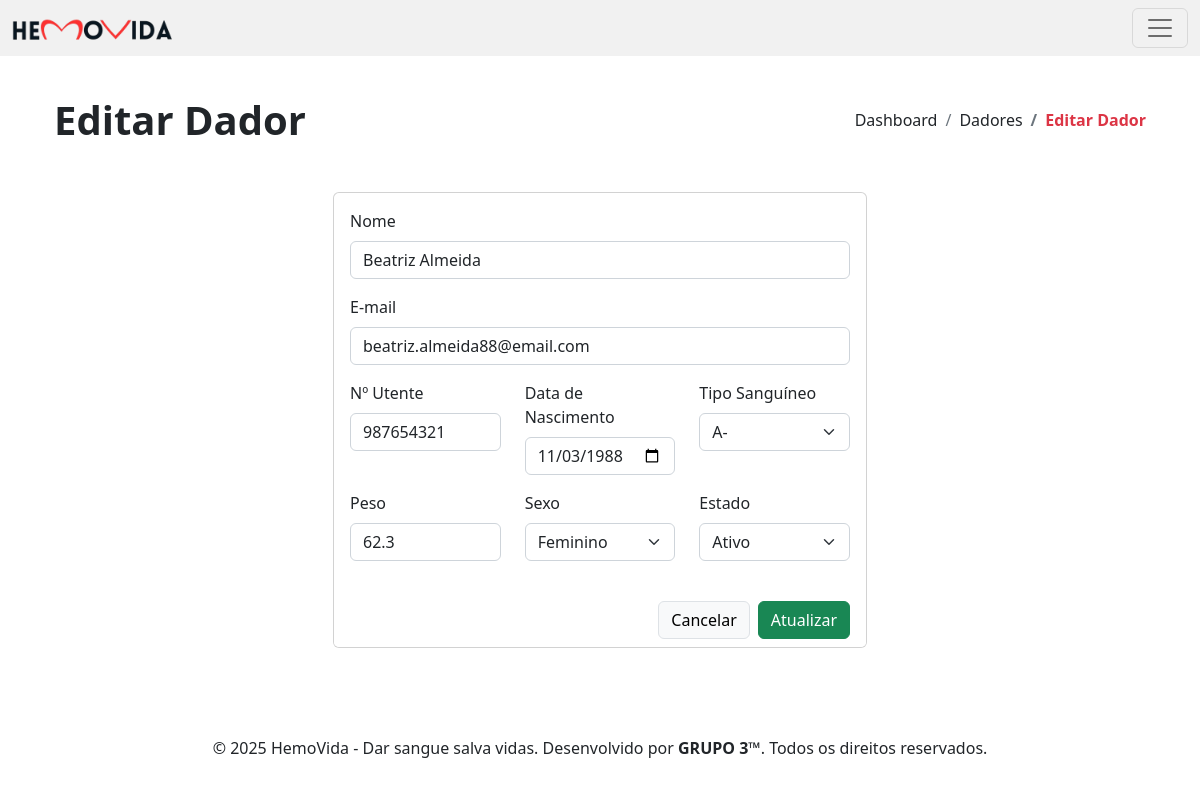
Page /dador-editar.php?table=dadores&id=9 on the earlier database version.
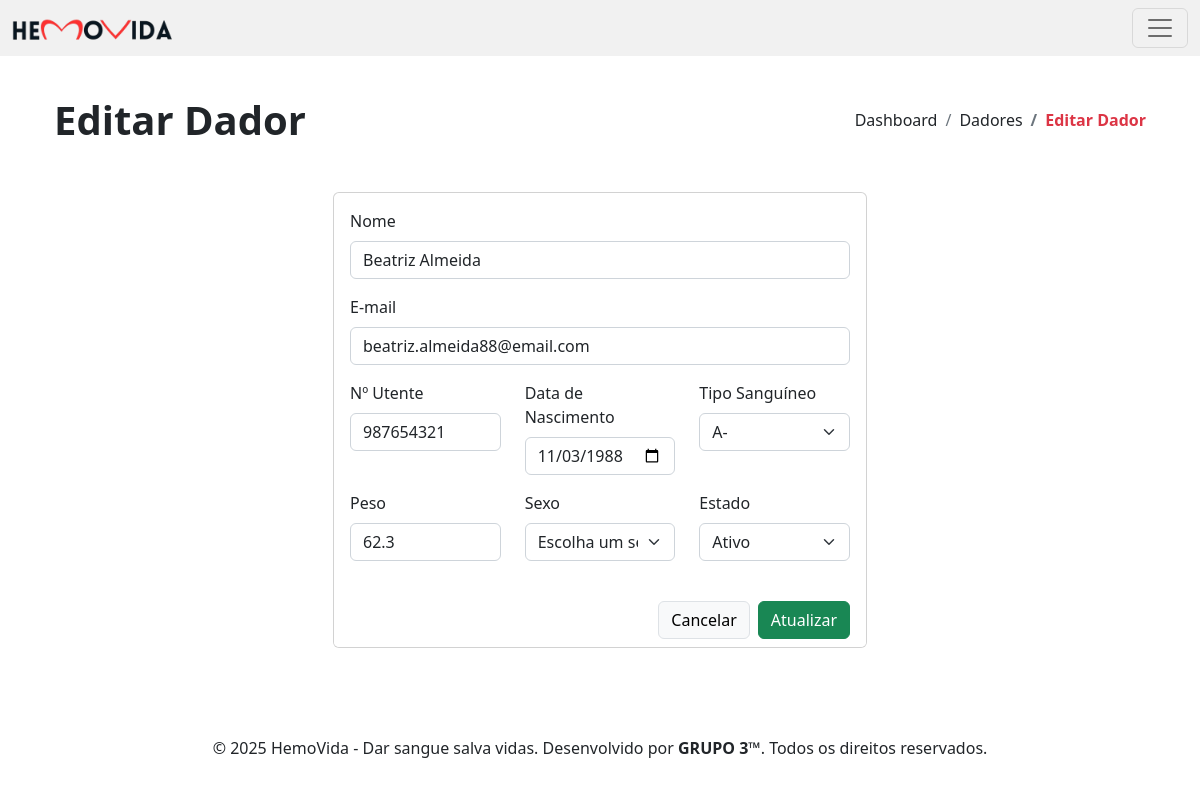
Same page on the later database version.
### tables this page shows
CREATE TABLE `dadores` (
  `id` int(11) NOT NULL,
  `nome` varchar(255) NOT NULL,
  `email` varchar(255) NOT NULL,
  `n_utente` int(11) NOT NULL,
  `data_nascimento` date NOT NULL,
  `tipo_sanguineo` enum('A+','A-','B+','B-','AB+','AB-','O+','O-') NOT NULL,
  `peso` float NOT NULL,
  `sexo` enum('masculino','feminino') NOT NULL,
  `estado` tinyint(1) NOT NULL,
  `data_inscricao` date NOT NULL
);

### includes/obter_registo.php (called while the page is built, shortened)
<?php
    include 'db_functions.php';
    $table = $_GET['table'] ?? null;
    $id = $_GET['id'] ?? null;
    $record = getRecordById($pdo, $table, (int)$id);
?>

### includes/db_functions.php (called while the page is built, shortened)
<?php
    function getRecordById(PDO $pdo, string $table, int $id): ?array {
        $allowedTables = ['bolsas_sangue', 'dadores', 'doacoes', 'hospitais', 'transfusoes'];
        try {
            $sql = "SELECT * FROM {$table} WHERE id = :id";
            $stmt = $pdo->prepare($sql);
            $stmt->bindParam(":id", $id, PDO::PARAM_INT);
            $stmt->execute();
            return $stmt->fetch(PDO::FETCH_ASSOC) ?: null;
        } catch (PDOException $e) {
            error_log("Erro ao buscar registo na tabela {$table}: " . $e->getMessage());
            return null;
        }
    }
?>

### dador-editar.php (the view, shortened to what this page needs)
<?php
    include 'partials/header.php';
    include 'includes/obter_registo.php';
    $dador = $record;
?>
<div class="container p-4">
    <?php include 'partials/page-header.php'; ?>
    <div class="row d-flex align-items-center justify-content-center py-4">
        <div class="col-xl-6 col-md-10 col-12">
            <div class="card">
                <form action="includes/update.php" method="POST">
                    <div class="card-body">
                        <div class="row">
                            <div class="col-12 mb-3">
                                <label class="form-label" for="nome">Nome</label>
                                <input type="text" class="form-control" name="nome" id="nome" value="<?php echo $dador['nome']; ?>" required>
                            </div>
                            <div class="col-12 mb-3">
                                <label class="form-label" for="email">E-mail</label>
                                <input type="email" class="form-control" name="email" id="email" value="<?php echo $dador['email']; ?>" required>
                            </div>
                        </div>
                        <div class="row">
                            <div class="col-lg-4 col-md-6 col-12 mb-3">
                                <label class="form-label" for="n_utente">Nº Utente</label>
                                <input type="text" class="form-control" name="n_utente" id="n_utente" pattern="^\d{9}$" title="Nº Utente deve ter exatamente 9 dígitos" value="<?php echo $dador['n_utente']; ?>" required>
                            </div>
                            <div class="col-lg-4 col-md-6 col-12 mb-3">
                                <label class="form-label" for="data_nascimento">Data de Nascimento</label>
                                <input type="date" class="form-control" name="data_nascimento" id="data_nascimento" value="<?php echo $dador['data_nascimento']; ?>" required>
                            </div>
                            <div class="col-lg-4 col-md-6 col-12 mb-3">
                                <label class="form-label" for="tipo_sanguineo">Tipo Sanguíneo</label>
                                <select class="form-select" name="tipo_sanguineo" id="tipo_sanguineo" required>
                                    <option value="A-" <?php echo $dador['tipo_sanguineo'] == 'A-' ? 'selected' : ''; ?>>A-</option>
                                </select>
                            </div>
                            <div class="col-lg-4 col-md-6 col-12 mb-3">
                                <label class="form-label" for="peso">Peso</label>
                                <input type="number" class="form-control" name="peso" id="peso" min="50" step="any" value="<?php echo $dador['peso']; ?>" required>
                            </div>
                            <div class="col-lg-4 col-md-6 col-12 mb-3">
                                <label class="form-label" for="sexo">Sexo</label>
                                <select class="form-select" name="sexo" id="sexo" data-live-search="true" required>
                                    <option value="">Escolha um sexo</option>
                                    <option value="Feminino" <?php echo $dador['sexo'] == 'Feminino' ? 'selected' : ''; ?>>Feminino</option>
                                </select>
                            </div>
                            <div class="col-lg-4 col-md-6 col-12 mb-3">
                                <label class="form-label" for="estado">Estado</label>
                                <select class="form-select" name="estado" id="estado" data-live-search="true" required>
                                    <option value="1" <?php echo $dador['estado'] == 1 ? 'selected' : ''; ?>>Ativo</option>
                                </select>
                            </div>
                        </div>
                    </div>
                    <div class="card-footer d-flex align-items-center justify-content-end gap-2 border-0 bg-white">
                        <a href="dadores.php" class="btn btn-light border">Cancelar</a>
                        <button type="submit" class="btn btn-success">Atualizar</button>
                    </div>
                </form>
            </div>
        </div>
    </div>
</div>
<?php include 'partials/footer.php'; ?>

Differences in the rows shown:
changed dadores "Beatriz Almeida": sexo "Feminino" → (not shown)
Other differences:
form field sexo: (not shown) → "Escolha um sexo"
